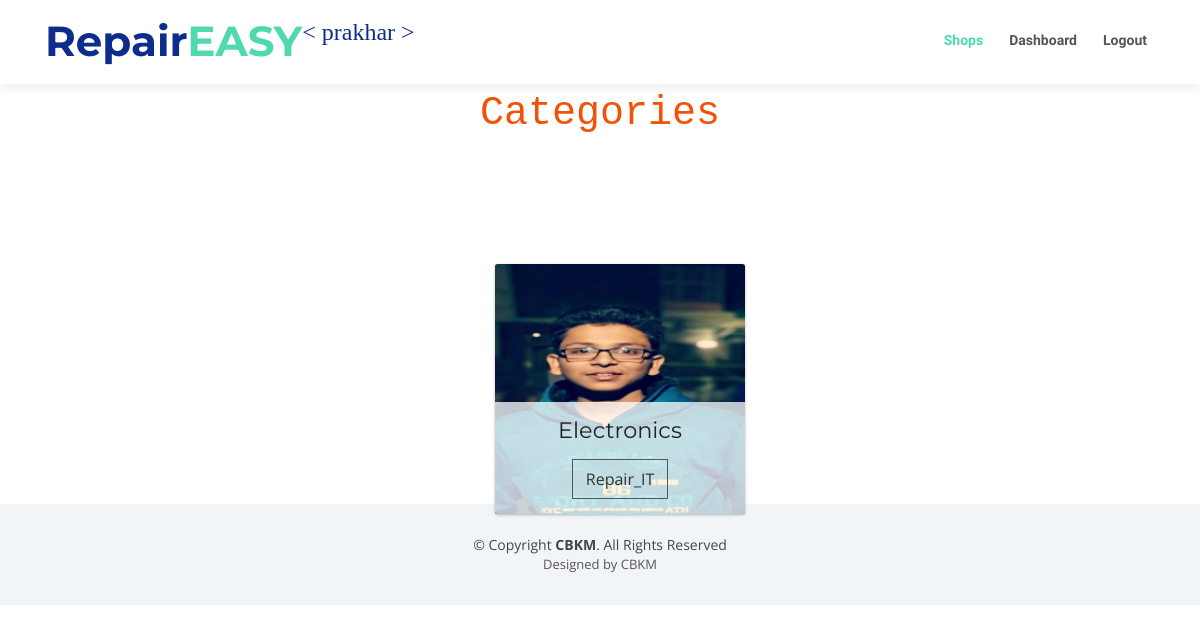
Before: /shop/ (signed in) with the older database file.
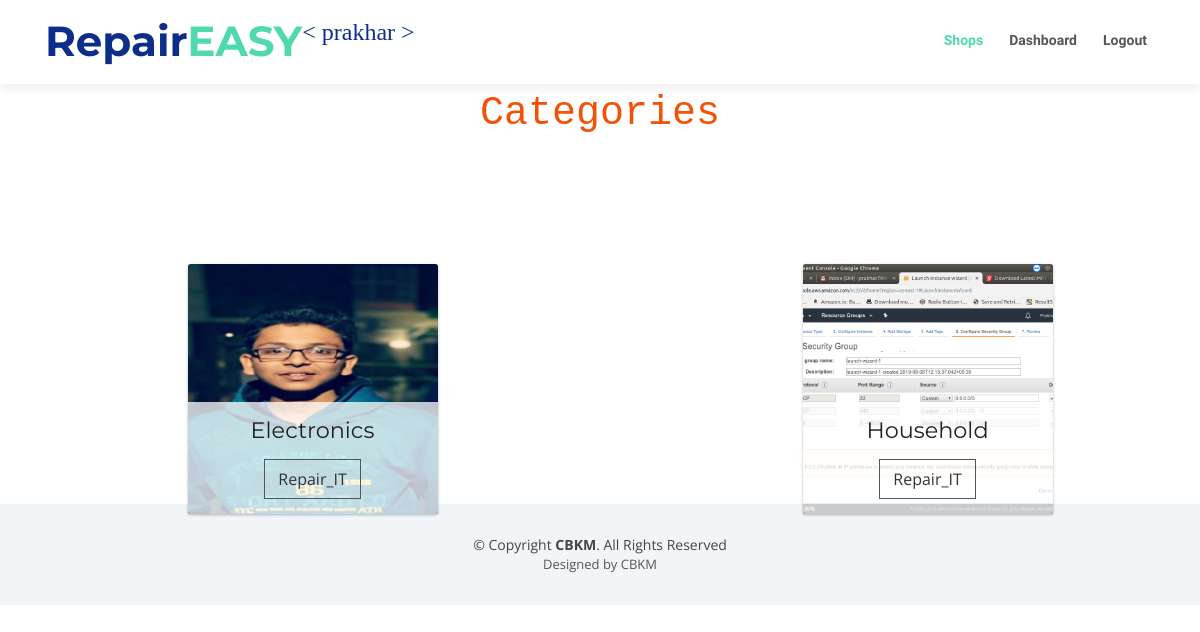
After: the same page with the newer database file.
### user/models.py (models this page shows)
class Shop(models.Model):
    name = models.CharField(max_length=20,default='')
    contact = models.IntegerField(default=0)
    image = models.FileField(upload_to='shop/images',default='')
    def __str__(self):
        return self.name

### user/views.py (the view)
# urls.py: path('shop/',views.shop,name='shop'),
def shop(request):
    if not request.user.is_authenticated:
        return redirect('home')
    else:
        shops = Shop.objects.all()
        context = { 'shops':shops }
        print(shops)
        return render(request,'user/shop.html', context)

### user/templates/user/shop.html (shortened to what this page needs)
{% load static %}
<!doctype html>
<html lang="en">
<head>
    <link rel="stylesheet" href="https://stackpath.bootstrapcdn.com/bootstrap/4.3.1/css/bootstrap.min.css"
>
  <link href="{% static 'dir/lib/bootstrap/css/bootstrap.min.css' %}" rel="stylesheet">
  <link href="{% static 'dir/lib/font-awesome/css/font-awesome.min.css' %}" rel="stylesheet">
  <link href="{% static 'dir/lib/animate/animate.min.css' %}" rel="stylesheet">
  <link href="{% static 'dir/lib/ionicons/css/ionicons.min.css' %}" rel="stylesheet">
  <link href="{% static 'dir/lib/owlcarousel/assets/owl.carousel.min.css' %}" rel="stylesheet">
  <link href="{% static 'dir/lib/magnific-popup/magnific-popup.css' %}" rel="stylesheet">
  <link href="{% static 'dir/lib/ionicons/css/ionicons.min.css' %}" rel="stylesheet">
  <link href="{% static 'dir/css/style.css' %}" rel="stylesheet">
</head>
<body>
        <header id="header">
                <div class="container">
                  <div id="logo" class="pull-left">
                    <h1><a href="#body" class="scrollto">Repair<span>EASY</span></a></h1>
                  </div>
                  <div class="username" id="pro">< {{user.first_name}} ></a></div>
                  <nav id="nav-menu-container">
                    <ul class="nav-menu">
                      <li class="menu-active"><a href="">Shops</a></li>
                      <li class="menu"><a href="/dashboard/">Dashboard</a></li>
                      <li class="menu"><a href="/logout/">Logout</a></li>
                    </ul>
                  </nav>
                </div>
              </header>
    <div class="category">
        Categories
    </div>
    <div class="row" >
        {% for shop in shops %}
        <div class="mx-auto mt-0 col-md-4" style="height: 300px;">
                <div class="fancy-cards">
                    <div class="fancy-card">
                        <div class="top" style=" background-image: url('/media/{{shop.image}}');">
                            <div class="caption">
                                <h3 class="title">{{shop.name}}</h3>
                                <a href="{% url 'pshop' shop.id %}" onclick="" class="button">Repair_IT</a>
                            </div>
                        </div>
                    </div>
                </div>
            </div>
            {% endfor %}
        </div>
  <div  style="margin-top: 60px;">
  <footer id="footer" >
    <div class="container">
      <div class="copyright">
        &copy; Copyright <strong>CBKM</strong>. All Rights Reserved
      </div>
      <div class="credits">
        Designed by CBKM
      </div>
    </div>
  </footer>
</div>
</body>
</html>

Changed rows visible on the page:
added Shop: image (picture), name "Household"
